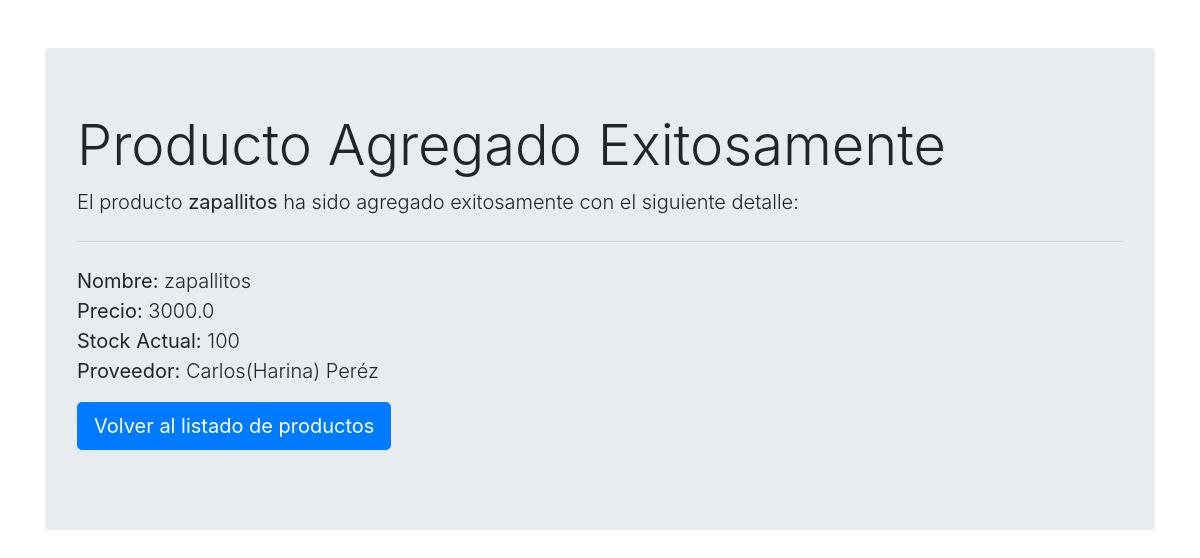
Screenshot of /producto_agregado_exitosamente/1/ with the database file from the repository.
### miApp/models.py (models this page shows, shortened)
class Producto(models.Model):
    nombre = models.CharField(max_length=100)
    precio = models.FloatField()
    stock_actual = models.IntegerField()
    proveedor = models.ForeignKey(Proveedor, on_delete=models.CASCADE)

class Proveedor(models.Model):
    nombre = models.CharField(max_length=100)
    apellido = models.CharField(max_length=100)
    dni = models.IntegerField()
    descripcion = models.TextField(blank=True, null=True, max_length=200)
    def __str__(self):
        return f"{self.nombre} {self.apellido}"

### miApp/views.py (the view)
# urls.py: path('producto_agregado_exitosamente/<int:producto_id>/', views.producto_agregado_exitosamente, name='producto_agregado_exitosamente'),
def producto_agregado_exitosamente(request, producto_id):
    producto = Producto.objects.get(pk=producto_id)
    return render(request, 'producto_agregado_exitosamente.html', {'producto': producto})

### miApp/templates/producto_agregado_exitosamente.html (shortened to what this page needs)
<!DOCTYPE html>
<html lang="en">
<head>
    <link rel="stylesheet" href="https://maxcdn.bootstrapcdn.com/bootstrap/4.5.2/css/bootstrap.min.css">
</head>
<body>
    <div class="container mt-5">
        <div class="jumbotron">
            <h1 class="display-4">Producto Agregado Exitosamente</h1>
            <p class="lead">El producto <strong>{{ producto.nombre }}</strong> ha sido agregado exitosamente con el siguiente detalle:</p>
            <hr class="my-4">
            <p class="lead">
                <strong>Nombre:</strong> {{ producto.nombre }}<br>
                <strong>Precio:</strong> {{ producto.precio }}<br>
                <strong>Stock Actual:</strong> {{ producto.stock_actual }}<br>
                <strong>Proveedor:</strong> {{ producto.proveedor }}<br>
            </p>
            <p class="lead">
                <a class="btn btn-primary btn-lg" href="{% url 'listar_productos' %}" role="button">Volver al listado de productos</a>
            </p>
        </div>
    </div>
</body>
</html>

### rows the page displays
Producto: nombre "zapallitos", precio "3000.0", stock_actual "100", proveedor "Carlos(Harina) Peréz"
